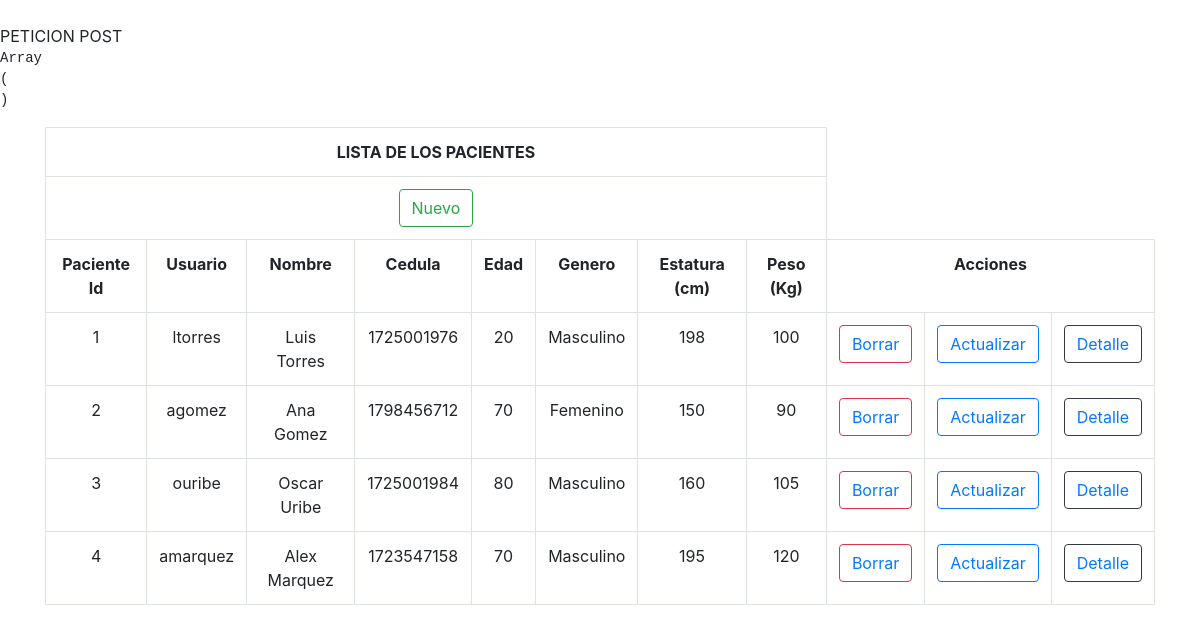
Page /Clases/Pacientes/pacientes.php on the committed database.
### tables this page shows
CREATE TABLE `pacientes` (
  `IdPaciente` int(11) NOT NULL,
  `IdUsuario` int(11) NOT NULL,
  `Nombre` varchar(50) NOT NULL,
  `Cedula` int(10) UNSIGNED NOT NULL,
  `Edad` int(10) UNSIGNED NOT NULL,
  `Genero` varchar(50) NOT NULL,
  `Estatura (cm)` int(10) UNSIGNED NOT NULL,
  `Peso (kg)` float UNSIGNED NOT NULL,
  `Foto` varchar(20) NOT NULL
);

CREATE TABLE `usuarios` (
  `IdUsuario` int(11) NOT NULL,
  `Nombre` varchar(50) NOT NULL,
  `Password` varchar(64) NOT NULL,
  `Rol` int(11) NOT NULL
);

### www/Clases/Pacientes/class.Pacientes.php (the view, shortened to what this page needs)
<?php
class pacientes{
    private $con;
    function __construct($cn)
    {
        $this->con = $cn;
    }
	public function get_list(){
		$d_new = "new/0";
		$d_new_final = base64_encode($d_new);
		$html = '
		<div class="container mt-10">
  <div class="table-responsive">
    <table class="table table-hover table-bordered text-center align-middle">
      <tr>
        <th colspan="8" class="text-center align-middle custom-table-title">LISTA DE LOS PACIENTES</th>
      </tr>
			<tr>
			<th colspan="8" class="text-center align-middle" ><a class="btn btn-outline-success" href="pacientes.php?d=' . $d_new_final . '">Nuevo</a></th>
			</tr>
			<tr>
                <th class="text-center">Paciente Id</th>
                <th class="text-center">Usuario</th>
                <th class="text-center">Nombre</th>
                <th class="text-center">Cedula</th>
                <th class="text-center">Edad</th>
                <th class="text-center">Genero</th>
                <th class="text-center">Estatura (cm)</th>
                <th class="text-center">Peso (Kg)</th>
				<th colspan="3">Acciones</th>
			</tr>
			</div>
			</div>';
$sql = "SELECT pacientes.IdPaciente, usuarios.Nombre AS NombreUsuario,
        pacientes.Nombre,
        pacientes.Cedula,
        pacientes.Edad,
        pacientes.Genero,
        pacientes.`Estatura (cm)`,
        pacientes.`Peso (kg)`
        FROM pacientes
        INNER JOIN usuarios ON pacientes.IdUsuario = usuarios.IdUsuario";
$res = $this->con->query($sql);
while($row = $res->fetch_assoc()){
    $d_del = "del/" . $row['IdPaciente'];
    $d_del_final = base64_encode($d_del);
    $d_act = "act/" . $row['IdPaciente'];
    $d_act_final = base64_encode($d_act);
    $d_det = "det/" . $row['IdPaciente'];
    $d_det_final = base64_encode($d_det);
    $html .= '
        <tr>
            <td class="text-center">' . $row['IdPaciente'] . '</td>
            <td class="text-center">' . $row['NombreUsuario'] . '</td>
            <td class="text-center">' . $row['Nombre'] . '</td>
            <td class="text-center">' . $row['Cedula'] . '</td>
            <td class="text-center">' . $row['Edad'] . '</td>
            <td class="text-center">' . $row['Genero'] . '</td>
            <td class="text-center">' . $row['Estatura (cm)'] . '</td>
            <td class="text-center">' . $row['Peso (kg)'] . '</td>
            <td><button class="btn btn-outline-danger"><a href="pacientes.php?d=' . $d_del_final . '">Borrar</a></button></td>
            <td><button class="btn btn-outline-primary"><a href="pacientes.php?d=' . $d_act_final . '">Actualizar</a></button></td>
            <td><button class="btn btn-outline-dark"><a href="pacientes.php?d=' . $d_det_final . '">Detalle</a></button></td>
        </tr>';
}
		$html .= '
		</table>';
		return $html;
	}
}
?>

### rows in the picture
pacientes: IdPaciente "1", IdUsuario.Nombre "ltorres", Nombre "Luis Torres", Cedula "1725001976", Edad "20", Genero "Masculino", value "198", value "100"
pacientes: IdPaciente "2", IdUsuario.Nombre "agomez", Nombre "Ana Gomez", Cedula "1798456712", Edad "70", Genero "Femenino", value "150", value "90"
pacientes: IdPaciente "3", IdUsuario.Nombre "ouribe", Nombre "Oscar Uribe", Cedula "1725001984", Edad "80", Genero "Masculino", value "160", value "105"
pacientes: IdPaciente "4", IdUsuario.Nombre "amarquez", Nombre "Alex Marquez", Cedula "1723547158", Edad "70", Genero "Masculino", value "195", value "120"
